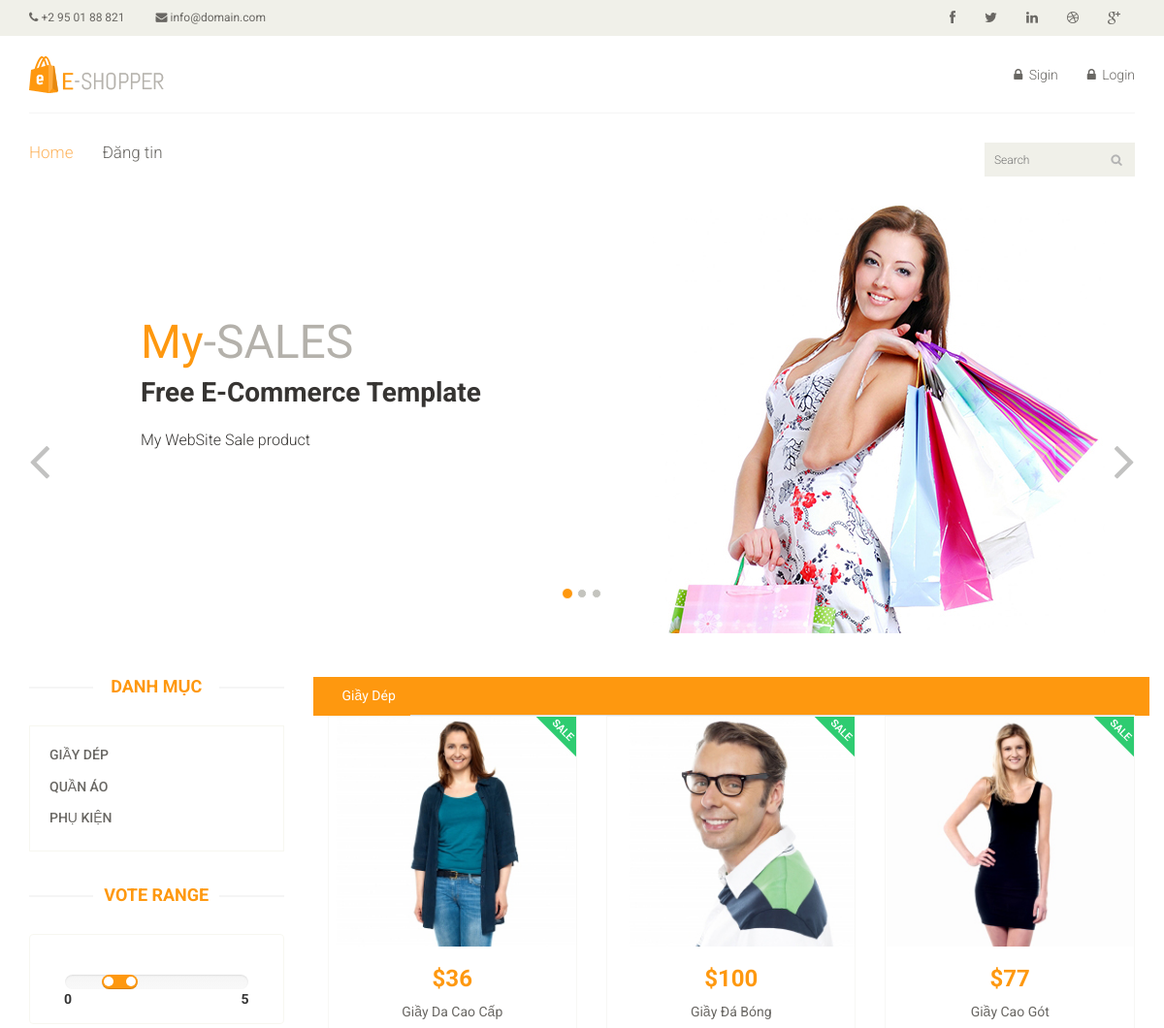
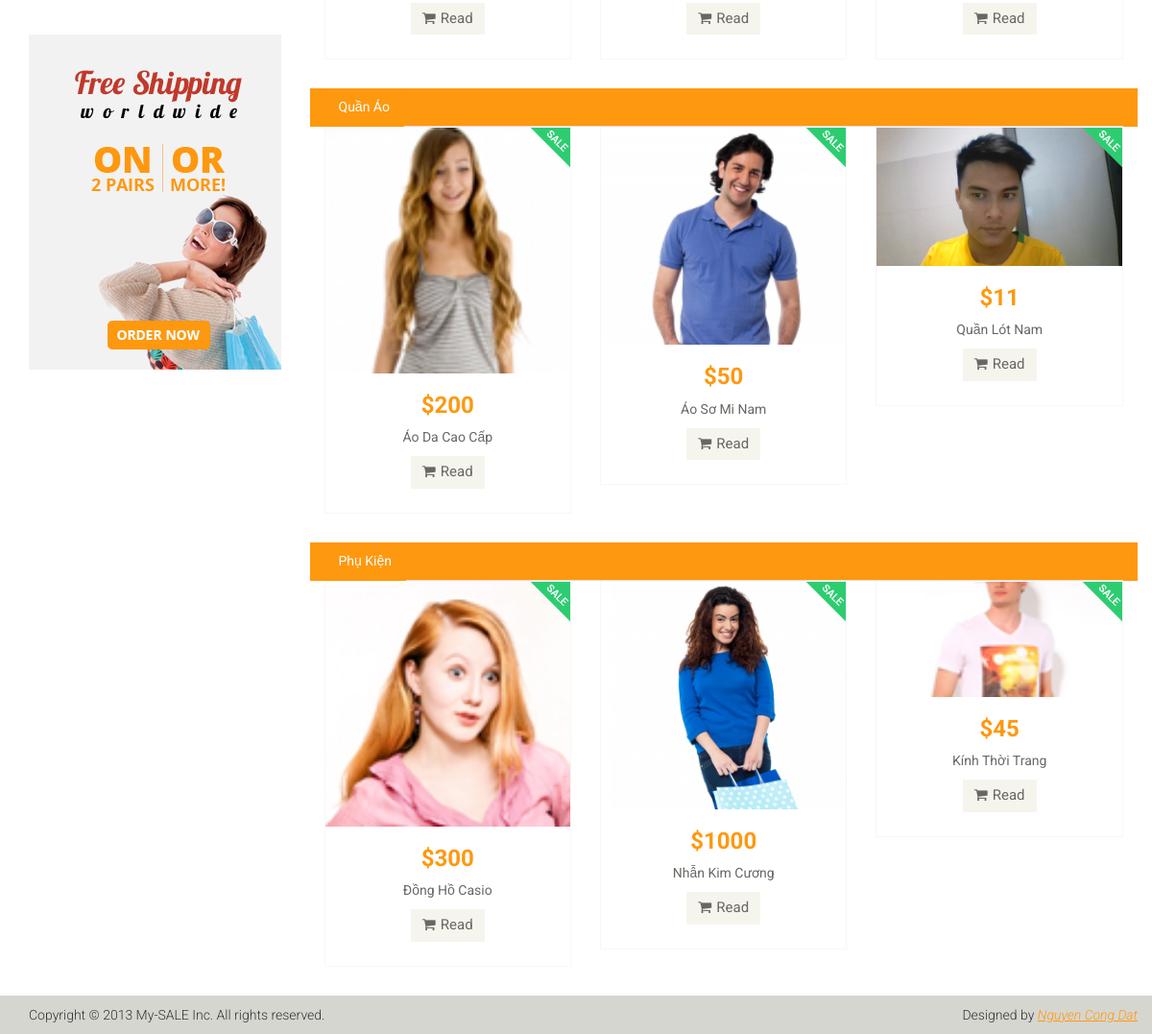
The page / on the database its author committed (2 pictures, top to bottom).
### tables this page shows
CREATE TABLE `slide` (
  `slide_id` int(11) NOT NULL,
  `name` varchar(255) NOT NULL,
  `images` varchar(255) NOT NULL
);

CREATE TABLE `danhmuc` (
  `danhmuc_id` int(11) NOT NULL,
  `danhmuc_name` varchar(255) NOT NULL,
  `danhmuc_pid` int(11) NOT NULL,
  `danhmuc_link` varchar(40) NOT NULL
);

CREATE TABLE `product` (
  `product_id` int(11) NOT NULL,
  `product_name` varchar(50) NOT NULL,
  `product_title` varchar(255) NOT NULL,
  `product_content` text NOT NULL,
  `product_address` varchar(255) NOT NULL,
  `product_date` datetime NOT NULL,
  `product_price` double NOT NULL,
  `product_pid` int(11) NOT NULL,
  `product_images` text,
  `product_check` int(11) DEFAULT NULL,
  `product_email` varchar(255) DEFAULT NULL
);

### application/controllers/Welcome.php (called while the page is built, shortened)
<?php
class Welcome extends CI_Controller {
	public function __construct() {
            $this->load->helper(array('form', 'url'));
            $this->load->library("session");
            $this->load->model('news_model');
            $this->load->library('pagination');
        }
	public function index($o = 0)
	{
            $data = array(
                'k' => $this->news_model->getDanhmuc(),
                'key' => $this->news_model->getRows($o, 3),
                'key2' => $this->news_model->getRows2($o, 3),
                'key3' => $this->news_model->getRows3($o, 3),
                'row1' => $this->news_model->getslides(),
                'row' => $this->news_model->getSlide()
            );
            $this->load->view('index', $data);
	}
}

### index.php (called while the page is built, shortened)
<?php
require_once BASEPATH.'core/CodeIgniter.php';

### application/models/news_model.php (called while the page is built, shortened)
<?php
class News_model extends CI_Model {
    public function getRows($offset = 0, $limit = 10) {
        $this->db->select('*');
        $this->db->offset($offset);
        $this->db->limit($limit);
        $this->db->from('product');
        $this->db->join('danhmuc', 'product.product_pid = danhmuc.danhmuc_pid');
        $this->db->where('product.product_pid', '1');
        $this->db->where('product.product_check', 1);
        $query = $this->db->get();
        return $query->result();
}
    public function getRows2($offset = 0, $limit = 10) {
        $this->db->select('*');
        $this->db->offset($offset);
        $this->db->limit($limit);
        $this->db->from('product');
        $this->db->join('danhmuc', 'product.product_pid = danhmuc.danhmuc_pid');
        $this->db->where('product.product_pid', '2');
        $this->db->where('product.product_check', 1);
        $query = $this->db->get();
        return $query->result();
    }
    public function getRows3($offset = 0, $limit = 10) {
        $this->db->select('*');
        $this->db->offset($offset);
        $this->db->limit($limit);
        $this->db->from('product');
        $this->db->join('danhmuc', 'product.product_pid = danhmuc.danhmuc_pid');
        $this->db->where('product.product_pid', '3');
         $this->db->where('product.product_check', 1);
        $query = $this->db->get();
        return $query->result();
    }
    public function getDanhmuc(){
        $query = $this->db->get('danhmuc');
        return $query->result();
    }
    public function getSlide(){
        $this->db->where('slide_id', 2);
        $this->db->or_where('slide_id', 3);
        $query = $this->db->get('slide');
        return $query->result();
    }
    public function getslides() {
        $this->db->where('slide_id', 1);
        $query = $this->db->get('slide');
        return $query->row();
    }
}

### application/views/index.php (the view, shortened to what this page needs)
<!DOCTYPE html>
<html lang="en">
<head>
    <link href="asset/css/bootstrap.min.css" rel="stylesheet">
    <link href="asset/css/font-awesome.min.css" rel="stylesheet">
    <link href="asset/css/prettyPhoto.css" rel="stylesheet">
    <link href="asset/css/price-range.css" rel="stylesheet">
    <link href="asset/css/animate.css" rel="stylesheet">
	<link href="asset/css/main.css" rel="stylesheet">
	<link href="asset/css/responsive.css" rel="stylesheet">
</head>
<body>
    <?php if(!isset($username)){
	echo '<header id="header">
		<div class="header_top">
			<div class="container">
				<div class="row">
					<div class="col-sm-6">
						<div class="contactinfo">
							<ul class="nav nav-pills">
								<li><a href="#"><i class="fa fa-phone"></i> +2 95 01 88 821</a></li>
								<li><a href="#"><i class="fa fa-envelope"></i> info@domain.com</a></li>
							</ul>
						</div>
					</div>
					<div class="col-sm-6">
						<div class="social-icons pull-right">
							<ul class="nav navbar-nav">
								<li><a href="#"><i class="fa fa-facebook"></i></a></li>
								<li><a href="#"><i class="fa fa-twitter"></i></a></li>
								<li><a href="#"><i class="fa fa-linkedin"></i></a></li>
								<li><a href="#"><i class="fa fa-dribbble"></i></a></li>
								<li><a href="#"><i class="fa fa-google-plus"></i></a></li>
							</ul>
						</div>
					</div>
				</div>
			</div>
		</div>
		<div class="header-middle">
			<div class="container">
				<div class="row">
					<div class="col-sm-4">
						<div class="logo pull-left">
							<a href="welcome"><img src="asset/images/home/logo.png" alt="" /></a>
						</div>
					</div>
					<div class="col-sm-8">
						<div class="shop-menu pull-right">
							<ul class="nav navbar-nav">
								<li><a data-target="#myModal" data-toggle="modal"><i class="fa fa-lock"></i> Sigin</a></li>
								<li><a data-target="#myModal1" data-toggle="modal"><i class="fa fa-lock"></i> Login</a></li>
							</ul>
						</div>
					</div>
				</div>
			</div>
		</div>
		<div class="header-bottom">
                    <div class="container">
                        <div class="row">
                            <div class="col-sm-9">
                                <div class="mainmenu pull-left">
                                    <ul class="nav navbar-nav collapse navbar-collapse">
                                        <li><a href="welcome" class="active">Home</a></li>
                                        <li><a data-target="#myModal1" data-toggle="modal">Đăng tin</a></li>
                                    </ul>
                                </div>
                            </div>
                            <div class="col-sm-3">
                                <div class="search_box pull-right">
                                    <input type="text" placeholder="Search"/>
                                </div>
                            </div>
                        </div>
                    </div>
		</div>
    </header>';}?>
	<section id="slider">
		<div class="container">
			<div class="row">
				<div class="col-sm-12">
                                    <div id="slider-carousel" class="carousel slide" data-ride="carousel">
                                        <ol class="carousel-indicators">
                                            <li data-target="#slider-carousel" data-slide-to="0" class="active"></li>
                                            <li data-target="#slider-carousel" data-slide-to="1"></li>
                                            <li data-target="#slider-carousel" data-slide-to="2"></li>
                                        </ol>
                                        <div class="carousel-inner">
                                            <div class="item active">
                                                <div class="col-sm-6">
                                                    <h1><span>My</span>-SALES</h1>
                                                    <h2>Free E-Commerce Template</h2>
                                                    <p>My WebSite Sale product </p>
                                                </div>
                                                <div class="col-sm-6">
                                                    <img src="asset/images/home/<?php echo $row1->images?>" class="girl img-responsive" alt="" />
                                                </div>
                                            </div>
                                        </div>
                                        <a href="#slider-carousel" class="left control-carousel hidden-xs" data-slide="prev">
                                            <i class="fa fa-angle-left"></i>
                                        </a>
                                        <a href="#slider-carousel" class="right control-carousel hidden-xs" data-slide="next">
                                            <i class="fa fa-angle-right"></i>
                                        </a>
                                    </div>
				</div>
			</div>
		</div>
	</section>
	<section>
		<div class="container">
			<div class="row">
				<div class="col-sm-3">
					<div class="left-sidebar">
						<h2>Danh Mục</h2>
						<div class="panel-group category-products" id="accordian">
                                                    <?php foreach ($k as $value):?>
                                                        <div class="panel panel-default">
								<div class="panel-heading">
									<h4 class="panel-title"><a href="welcome/<?php echo $value->danhmuc_link ?>"><?php echo $value->danhmuc_name ?></a></h4>
								</div>
							</div>
                                                    <?php endforeach;?>
						</div>
						<div class="price-range">
							<h2>Vote Range</h2>
							<div class="well text-center">
								 <input type="text" class="span2" value="" data-slider-min="0" data-slider-max="5" data-slider-step="1" data-slider-value="[1,2]" id="sl2" ><br />
								 <b class="pull-left">0</b> <b class="pull-right">5</b>
							</div>
						</div>
						<div class="shipping text-center">
							<img src="asset/images/home/shipping.jpg" alt="" />
						</div>
					</div>
				</div>
				<div class="col-sm-9 padding-right">
					<div class="features_items">
						<div class="col-sm-12" id="manins">
                                                    <ul class="nav nav-tabs">
                                                        <li class="active"><a href="welcome/giaydep" style="width: 100%; ">Giầy Dép</a></li>
							</ul>
						</div>
						<?php foreach ($key as $val1):?>
						<div class="col-sm-4">
							<div class="product-image-wrapper">
								<div class="single-products">
									<div class="productinfo text-center">
										<img src="uploads/<?php echo $val1->product_images?>" alt="" />
                                                                                <h2>$<?php echo $val1->product_price?></h2>
										<p><?php echo $val1->product_name?></p>
										<a href="welcome/read/<?php echo $val1->product_id?>" class="btn btn-default add-to-cart"><i class="fa fa-shopping-cart"></i>Read</a>
									</div>
									<div class="product-overlay">
										<div class="overlay-content">
										</div>
									</div>
									<img src="asset/images/home/sale.png" class="new" alt="" />
								</div>
							</div>
						</div>
                                                <?php endforeach;?>
					</div>
                                        <div class="features_items">
						<div class="col-sm-12" id="manins">
                                                    <ul class="nav nav-tabs">
                                                        <li class="active"><a href="welcome/quanao" style="width: 100%; ">Quần Áo</a></li>
							</ul>
						</div>
						<?php foreach ($key2 as $val2):?>
						<div class="col-sm-4">
							<div class="product-image-wrapper">
								<div class="single-products">
									<div class="productinfo text-center">
										<img src="uploads/<?php echo $val2->product_images?>" alt="" />
                                                                                <h2>$<?php echo $val2->product_price?></h2>
										<p><?php echo $val2->product_name?></p>
										<a href="welcome/read/<?php echo $val2->product_id?>" class="btn btn-default add-to-cart"><i class="fa fa-shopping-cart"></i>Read</a>
									</div>
									<div class="product-overlay">
										<div class="overlay-content">
										</div>
									</div>
									<img src="asset/images/home/sale.png" class="new" alt="" />
								</div>
							</div>
						</div>
                                                <?php endforeach;?>
					</div>
                                        <div class="features_items">
						<div class="col-sm-12" id="manins">
                                                    <ul class="nav nav-tabs">
                                                        <li class="active"><a href="welcome/phukien" style="width: 100%; ">Phụ Kiện</a></li>
							</ul>
						</div>
						<?php foreach ($key3 as $val3):?>
						<div class="col-sm-4">
							<div class="product-image-wrapper">
								<div class="single-products">
									<div class="productinfo text-center">
										<img src="uploads/<?php echo $val3->product_images?>" alt="" />
                                                                                <h2>$<?php echo $val3->product_price?></h2>
										<p><?php echo $val3->product_name?></p>
										<a href="welcome/read/<?php echo $val3->product_id?>" class="btn btn-default add-to-cart"><i class="fa fa-shopping-cart"></i>Read</a>
									</div>
									<div class="product-overlay">
										<div class="overlay-content">
										</div>
									</div>
									<img src="asset/images/home/sale.png" class="new" alt="" />
								</div>
							</div>
						</div>
                                                <?php endforeach;?>
					</div>
				</div>
			</div>
		</div>
	</section>
	<footer id="footer">
		<div class="footer-bottom">
			<div class="container">
				<div class="row">
					<p class="pull-left">Copyright © 2013 My-SALE Inc. All rights reserved.</p>
					<p class="pull-right">Designed by <span><a target="_blank" href="http://www.facebook.com/congdatkute">Nguyen Cong Dat</a></span></p>
				</div>
			</div>
		</div>
	</footer>
</body>
</html>

### rows shown on the page
slide: images (picture)
danhmuc: danhmuc_name "GIẦY DÉP"
danhmuc: danhmuc_name "QUẦN ÁO"
danhmuc: danhmuc_name "PHỤ KIỆN"
product: product_images (picture), product_price "36", product_name "Giầy Da Cao Cấp"
product: product_images (picture), product_price "100", product_name "Giầy Đá Bóng"
product: product_images (picture), product_price "77", product_name "Giầy Cao Gót"
product: product_images (picture), product_price "200", product_name "Áo Da Cao Cấp"
product: product_images (picture), product_price "50", product_name "Áo Sơ Mi Nam"
product: product_images (picture), product_price "11", product_name "Quần Lót Nam"
product: product_images (picture), product_price "300", product_name "Đồng Hồ Casio"
product: product_images (picture), product_price "1000", product_name "Nhẫn Kim Cương"
product: product_images (picture), product_price "45", product_name "Kính Thời Trang"
